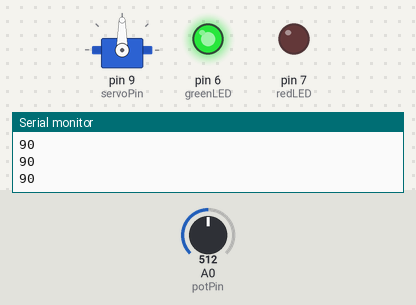
A sketch run on a simulated Arduino Uno, built with avr-gcc and run on an emulated ATmega328P. Parts: servo, output pins drawn as LEDs (lit = HIGH), the last lines printed to the serial monitor. The test bench sets the inputs (shaded band); at power-on: A0 (potPin) = 512.

Above: at 1.2 s.
1.3 s: A0 (potPin) set to 716
At 1.8 s:
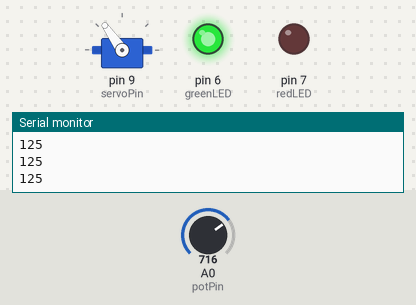
2.8 s: A0 (potPin) set to 900
At 3.3 s:
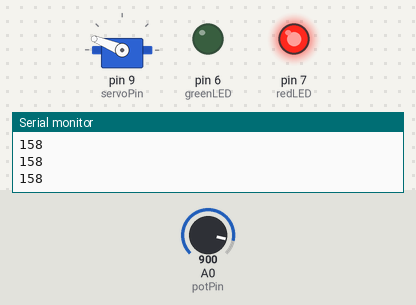
4.3 s: A0 (potPin) set to 1023
At 5.3 s:
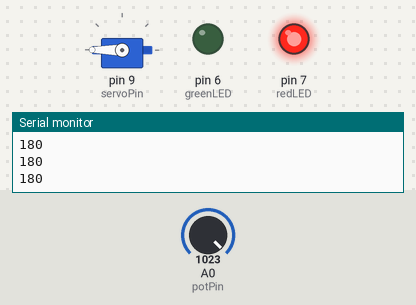
5.8 s: A0 (potPin) set to 306
At 6.8 s:
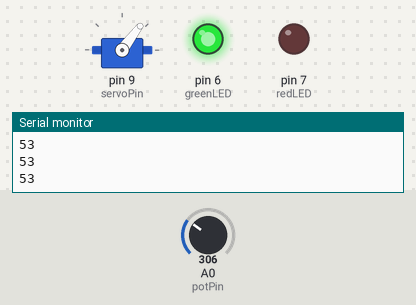
7.3 s: A0 (potPin) set to 140
At 8.5 s:
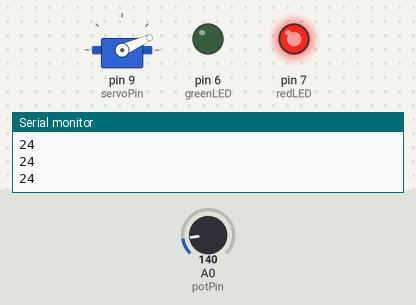
8.8 s: A0 (potPin) set to 20
At 10.1 s:
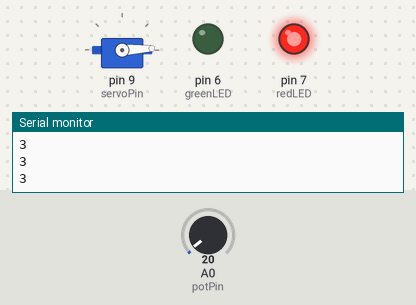
Timing chart, 0 to 11.3 s (numbered marks = the images above; inputs shaded):
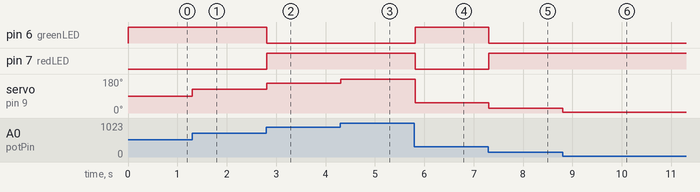

Measured:
- after the input at 1.3 s, servo on pin 9 (servoPin): 90° → 125° at once
- after the input at 2.8 s, pin 6 (greenLED): HIGH → LOW at once; pin 7 (redLED): LOW → HIGH at once; servo on pin 9 (servoPin): 125° → 158° at once
- after the input at 4.3 s, servo on pin 9 (servoPin): 158° → 180° at once
- after the input at 5.8 s, pin 6 (greenLED): LOW → HIGH at once; pin 7 (redLED): HIGH → LOW at once; servo on pin 9 (servoPin): 180° → 53° at once
- after the input at 7.3 s, pin 6 (greenLED): HIGH → LOW at once; pin 7 (redLED): LOW → HIGH at once; servo on pin 9 (servoPin): 53° → 24° at once
- after the input at 8.8 s, servo on pin 9 (servoPin): 24° → 3° at once

The sketch:

servo1.ino
```cpp
#include <Servo.h>

Servo servo;

int potPin = A0;
int servoPin = 9;
int greenLED = 6;
int redLED = 7;

void setup() {
  servo.attach(servoPin);

  pinMode(greenLED, OUTPUT);
  pinMode(redLED, OUTPUT);
  Serial.begin(9600);
}

void loop() {
  int potValue = analogRead(potPin);        // 0 ~ 1023
  int angle = map(potValue, 0, 1023, 0, 180);

  servo.write(angle);
  Serial.println(angle);

  //안전 로직
  if (angle >= 30 && angle <= 150) {
    //정상 범위
    digitalWrite(greenLED, HIGH);
    digitalWrite(redLED, LOW);
  } else {
    //위험 범위
    digitalWrite(greenLED, LOW);
    digitalWrite(redLED, HIGH);
  }

  delay(20);
}
```
